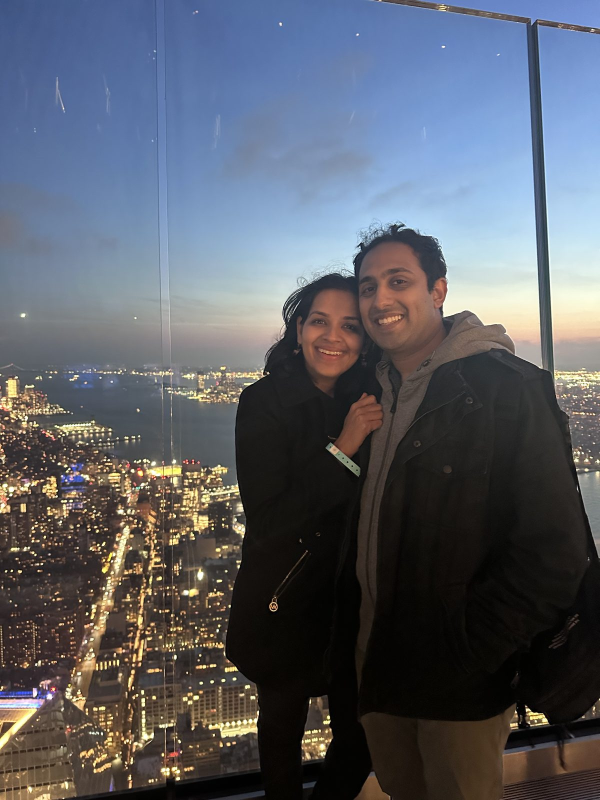
#> input picture uploads/Gallery/g0001.jpg, 1200 x 1600 px (shown at 1/2 size)
$ python -i bios_and_contactsheet.py   (imports and definitions only)
#> lines starting #> are read from the running program, lines starting #| are printed output that depends on the picture
"""Make bio headshots + a gallery contact sheet for review.

- Bio headshots: square center-crop, 600px, -> uploads/Bios/{anjani,varun}.jpg
    Anjani: uploads/Couple+Friends+Pictures/IMG_6709.heic
    Varun:  uploads/Gallery/g0050.jpg
- Contact sheet: all uploads/Gallery/gNNNN.jpg tiled with index labels
    -> review_contact_sheet.jpg (gitignored scratch, for review only)

Run from repo root:  python scripts/bios_and_contactsheet.py
Requires: pillow, pillow-heif.
"""
import glob
import os

from PIL import Image, ImageDraw, ImageFont, ImageOps

# [5 lines not run here, left out]

BIO_DIR = 'uploads/Bios'
GALLERY_DIR = 'uploads/Gallery'


def square_headshot(src, dst, size=600):
#> called with src = '../uploads/Gallery/g0001.jpg', dst = 'out.png', size = 600
    im = ImageOps.exif_transpose(Image.open(src))
#> im is the input picture: PIL image 1200x1600 RGB; mean R, G, B 89.3, 93.4, 102.6
    if im.mode != 'RGB':
        im = im.convert('RGB')
    w, h = im.size
#> w = 1200; h = 1600
    s = min(w, h)
#> s = 1200
    left, top = (w - s) // 2, (h - s) // 2
#> left = 0; top = 200
    im = im.crop((left, top, left + s, top + s)).resize((size, size), Image.LANCZOS)
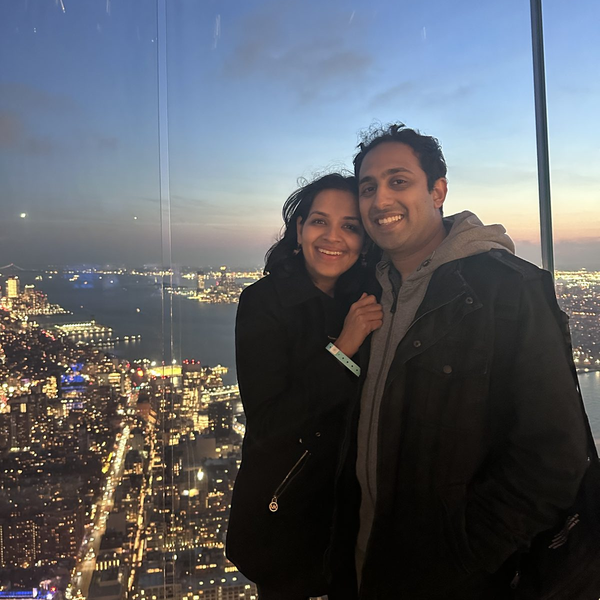
#> im: PIL image 600x600 RGB; mean R, G, B 92.4, 95.6, 101.6
    im.save(dst, 'JPEG', quality=88, optimize=True, progressive=True)
    print('wrote %s (%.0f KB)' % (dst, os.path.getsize(dst) / 1024))


def contact_sheet(out='review_contact_sheet.jpg', cols=8, thumb=220, pad=6, label_h=22):
    files = sorted(glob.glob(os.path.join(GALLERY_DIR, 'g*.jpg')))
    rows = (len(files) + cols - 1) // cols
    cell_w = thumb + pad
    cell_h = thumb + pad + label_h
    sheet = Image.new('RGB', (cols * cell_w + pad, rows * cell_h + pad), '#f5f1ea')
    draw = ImageDraw.Draw(sheet)
    try:
        font = ImageFont.truetype('arial.ttf', 14)
    except Exception:
        font = ImageFont.load_default()
    for i, f in enumerate(files):
        r, c = divmod(i, cols)
        x = pad + c * cell_w
        y = pad + r * cell_h
        im = ImageOps.exif_transpose(Image.open(f)).convert('RGB')
        im = ImageOps.fit(im, (thumb, thumb), Image.LANCZOS)
        sheet.paste(im, (x, y))
        name = os.path.splitext(os.path.basename(f))[0]
        draw.text((x + 2, y + thumb + 3), name, fill='#333333', font=font)
    sheet.save(out, 'JPEG', quality=80, optimize=True)
    print('wrote %s (%d images, %.1f MB)' % (out, len(files), os.path.getsize(out) / 1e6))


# [7 lines not run here, left out]

>>> result = square_headshot('../uploads/Gallery/g0001.jpg', 'out.png')

$ run again, on uploads/Gallery/g0005.jpg
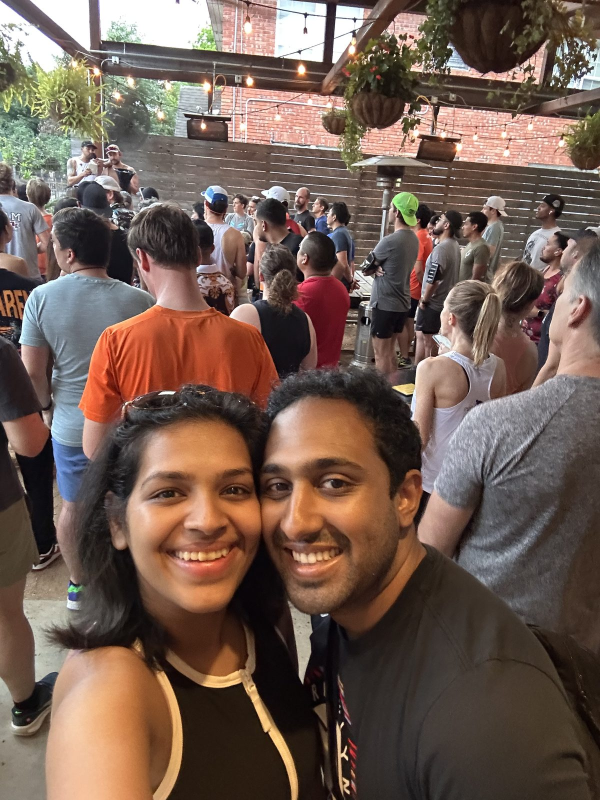
#> input picture uploads/Gallery/g0005.jpg, 1200 x 1600 px (shown at 1/2 size)
#> in square_headshot, im is the input picture: PIL image 1200x1600 RGB; mean R, G, B 113.4, 92.6, 82.1
#> in square_headshot, `im = im.crop((left, top, left + s, top + s)).resize((size, size), Imag..`:
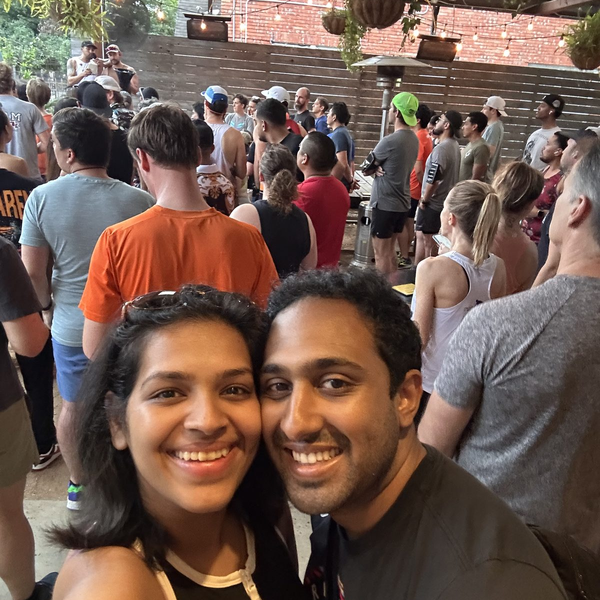
#> im: PIL image 600x600 RGB; mean R, G, B 111.9, 89.3, 79.8

$ run again, on uploads/Gallery/g0006.jpg
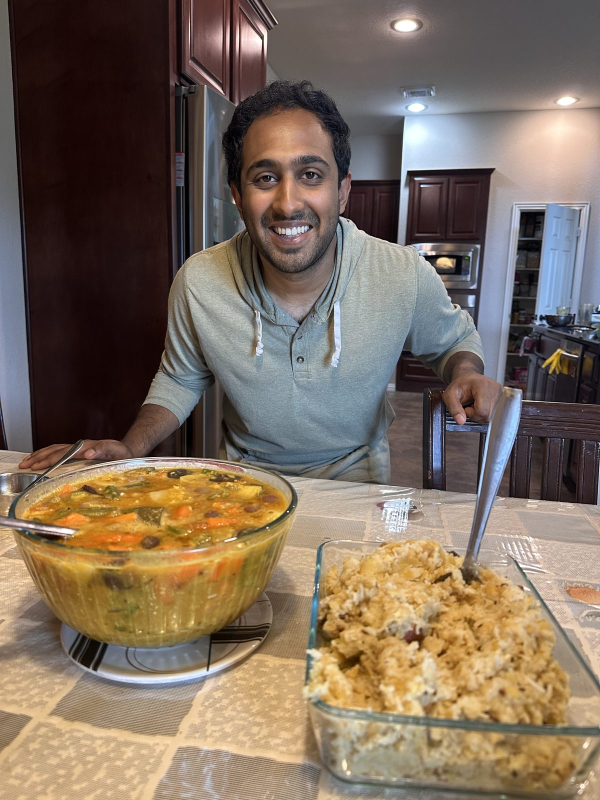
#> input picture uploads/Gallery/g0006.jpg, 1200 x 1600 px (shown at 1/2 size)
#> in square_headshot, im is the input picture: PIL image 1200x1600 RGB; mean R, G, B 125.2, 109, 93.7
#> in square_headshot, `im = im.crop((left, top, left + s, top + s)).resize((size, size), Imag..`:
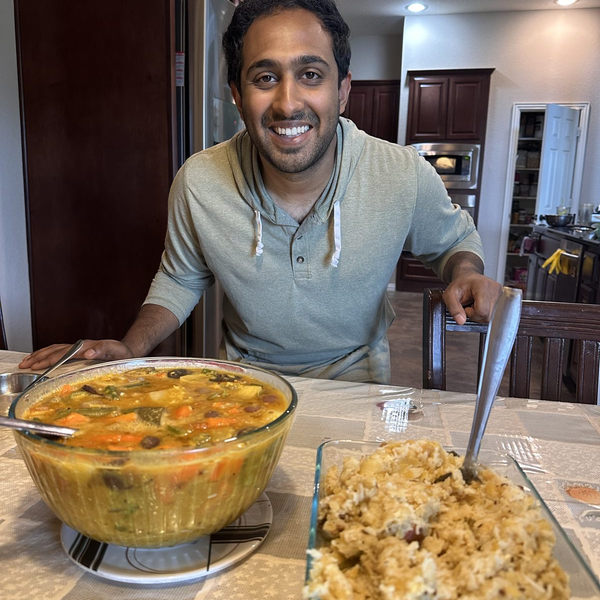
#> im: PIL image 600x600 RGB; mean R, G, B 123.6, 108.2, 93.7

$ run again, on uploads/Gallery/g0007.jpg
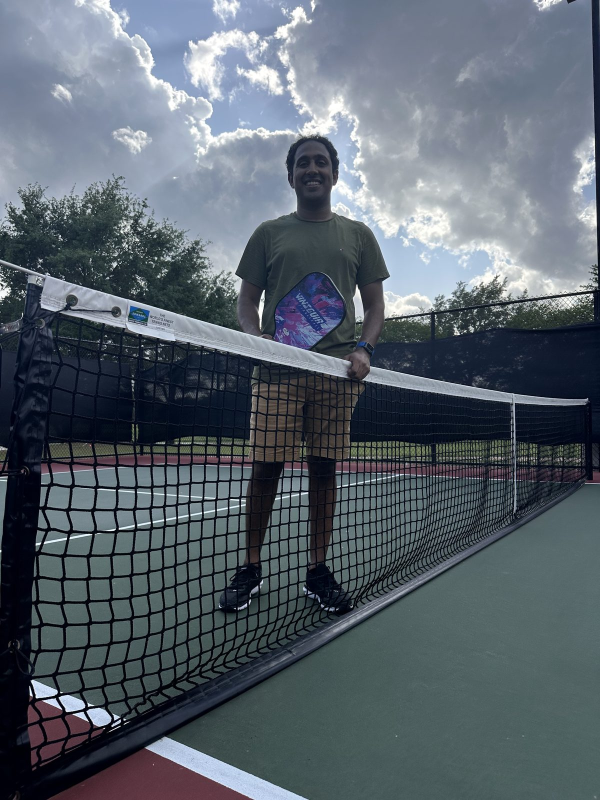
#> input picture uploads/Gallery/g0007.jpg, 1200 x 1600 px (shown at 1/2 size)
#> in square_headshot, im is the input picture: PIL image 1200x1600 RGB; mean R, G, B 88.4, 98.3, 107.7
#> in square_headshot, `im = im.crop((left, top, left + s, top + s)).resize((size, size), Imag..`:
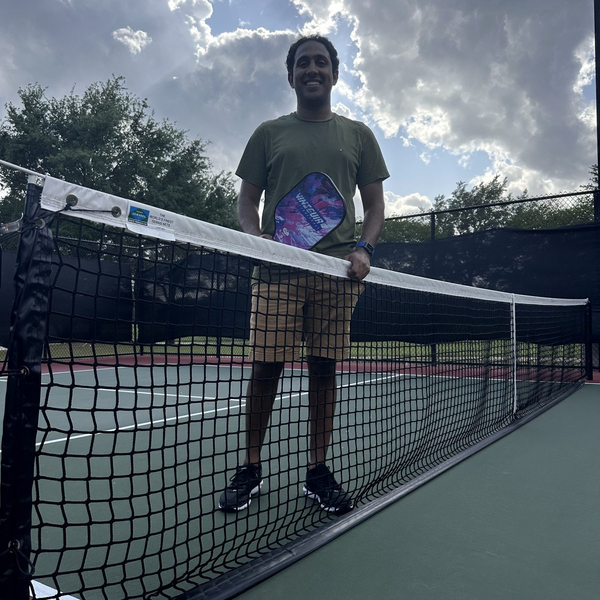
#> im: PIL image 600x600 RGB; mean R, G, B 83.1, 93, 101.5
